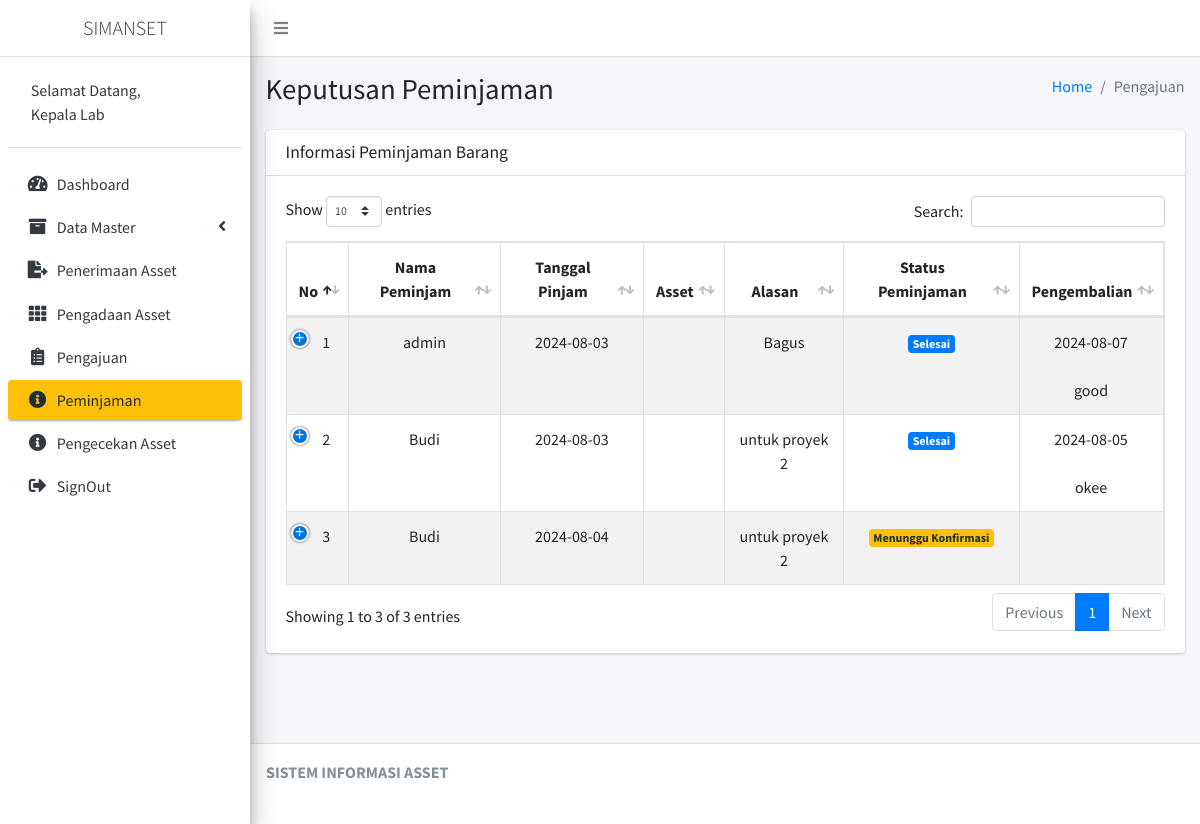
The app's page /Admin/cKeputusan (signed in) with its own data.
### tables this page shows
CREATE TABLE `peminjam` (
  `id_peminjam` int(11) NOT NULL,
  `merk` varchar(255) NOT NULL,
  `id_user` int(11) NOT NULL,
  `nama_peminjam` varchar(255) NOT NULL,
  `tgl_pinjam` varchar(100) NOT NULL,
  `status_peminjaman` int(11) NOT NULL,
  `tgl_pengembalian` varchar(100) NOT NULL,
  `status_pengembalian` int(11) NOT NULL,
  `keterangan` varchar(255) NOT NULL,
  `kondisi_pengembalian` varchar(255) NOT NULL
);

CREATE TABLE `user` (
  `id_user` int(11) NOT NULL,
  `nama_user` varchar(25) NOT NULL,
  `no_hp` varchar(15) NOT NULL,
  `status` text NOT NULL,
  `username` varchar(125) NOT NULL,
  `password` varchar(125) NOT NULL,
  `level_user` int(11) NOT NULL
);

### application/controllers/Admin/cKeputusan.php (called while the page is built, shortened)
<?php
class cKeputusan extends CI_Controller
{
    public function __construct()
    {
        $this->load->model('mPinjam');
        $this->load->model('mAsset');
    }
    public function index()
    {
        $data = array(
            'peminjaman' => $this->mPinjam->select(),
            'detail' => $this->mPinjam->info_keputusan()
        );
        $this->load->view('Admin/Layout/head');
        $this->load->view('Admin/Layout/aside');
        $this->load->view('Admin/Peminjaman/vKeputusan', $data);
        $this->load->view('Admin/Layout/footer');
    }
}

### index.php (called while the page is built, shortened)
<?php
require_once BASEPATH.'core/CodeIgniter.php';

### application/models/mPinjam.php (called while the page is built, shortened)
<?php
class mPinjam extends CI_Model
{
    public function select()
    {
        $this->db->select('*');
        $this->db->from('peminjam');
        $this->db->join('asset', 'asset.merk = peminjam.merk', 'left');
        $this->db->join('user', 'user.id_user = peminjam.id_user', 'left');
        return $this->db->get()->result();
    }
      public function info_keputusan()
      {
          $this->db->select('*');
          $this->db->from('peminjam');
          $this->db->join('kep_peminjam', 'kep_peminjam.id_peminjam = peminjam.id_peminjam', 'left');
          return $this->db->get()->result();
      }
}

### application/views/Admin/Peminjaman/vKeputusan.php (the view, shortened to what this page needs)
<div class="content-wrapper">
    <section class="content-header">
        <div class="container-fluid">
            <div class="row mb-2">
                <div class="col-sm-6">
                    <h1>Keputusan Peminjaman</h1>
                </div>
                <div class="col-sm-6">
                    <ol class="breadcrumb float-sm-right">
                        <li class="breadcrumb-item"><a href="#">Home</a></li>
                        <li class="breadcrumb-item active">Pengajuan</li>
                    </ol>
                </div>
            </div>
        </div>
    </section>
    <section class="content">
        <div class="container-fluid">
            <div class="row">
                <div class="col-12">
                    <div class="card">
                        <div class="card-header">
                            <h3 class="card-title">Informasi Peminjaman Barang</h3>
                        </div>
                        <div class="card-body">
                            <table id="example1" class="table table-bordered table-striped">
                                <thead>
                                    <tr>
                                        <th class="text-center">No</th>
                                        <th class="text-center">Nama Peminjam</th>
                                        <th class="text-center">Tanggal Pinjam</th>
                                        <th class="text-center">Asset</th>
                                        <th class="text-center">Alasan</th>
                                        <th class="text-center">Status Peminjaman</th>
                                        <th class="text-center">Pengembalian</th>
                                    </tr>
                                </thead>
                                <tbody>
                                    <?php
                                    $no = 1;
                                    foreach ($peminjaman as $key => $value) {
                                    ?>
                                        <tr>
                                            <td class="text-center"><?= $no++ ?></td>
                                            <td class="text-center"><?= $value->nama_user ?></td>
                                            <td class="text-center"><?= $value->tgl_pinjam ?></td>
                                            <td class="text-center"><?= $value->merk ?></td>
                                            <td class="text-center"><?= $value->keterangan ?></td>
                                            <td class="text-center"><?php if ($value->status_peminjaman == '0') {
                                                                    ?>
                                                    <span class="badge badge-warning">Menunggu Konfirmasi</span>
                                                <?php
                                                                    } else if ($value->status_peminjaman == '1') {
                                                ?>
                                                    <span class="badge badge-primary">Selesai</span>
                                                <?php
                                                                    } else {
                                                ?>
                                                    <span class="badge badge-danger">Ditolak!</span>
                                                <?php
                                                                    } ?>
                                            </td>
                                            <td class="text-center"><span><?= $value->tgl_pengembalian ?></span>
                                        <br><br><?= $value->kondisi_pengembalian ?></td>
                                        </tr>
                                    <?php
                                    }
                                    ?>
                                </tbody>
                            </table>
                        </div>
                    </div>
                </div>
            </div>
        </div>
    </section>
</div>

### records on screen
peminjam: id_user.nama_user "admin", tgl_pinjam "2024-08-03", keterangan "Bagus", status_peminjaman "Selesai", tgl_pengembalian "2024-08-07", kondisi_pengembalian "good"
peminjam: id_user.nama_user "Budi", tgl_pinjam "2024-08-03", keterangan "untuk proyek 2", status_peminjaman "Selesai", tgl_pengembalian "2024-08-05", kondisi_pengembalian "okee"
peminjam: id_user.nama_user "Budi", tgl_pinjam "2024-08-04", keterangan "untuk proyek 2", status_peminjaman "Menunggu Konfirmasi"
